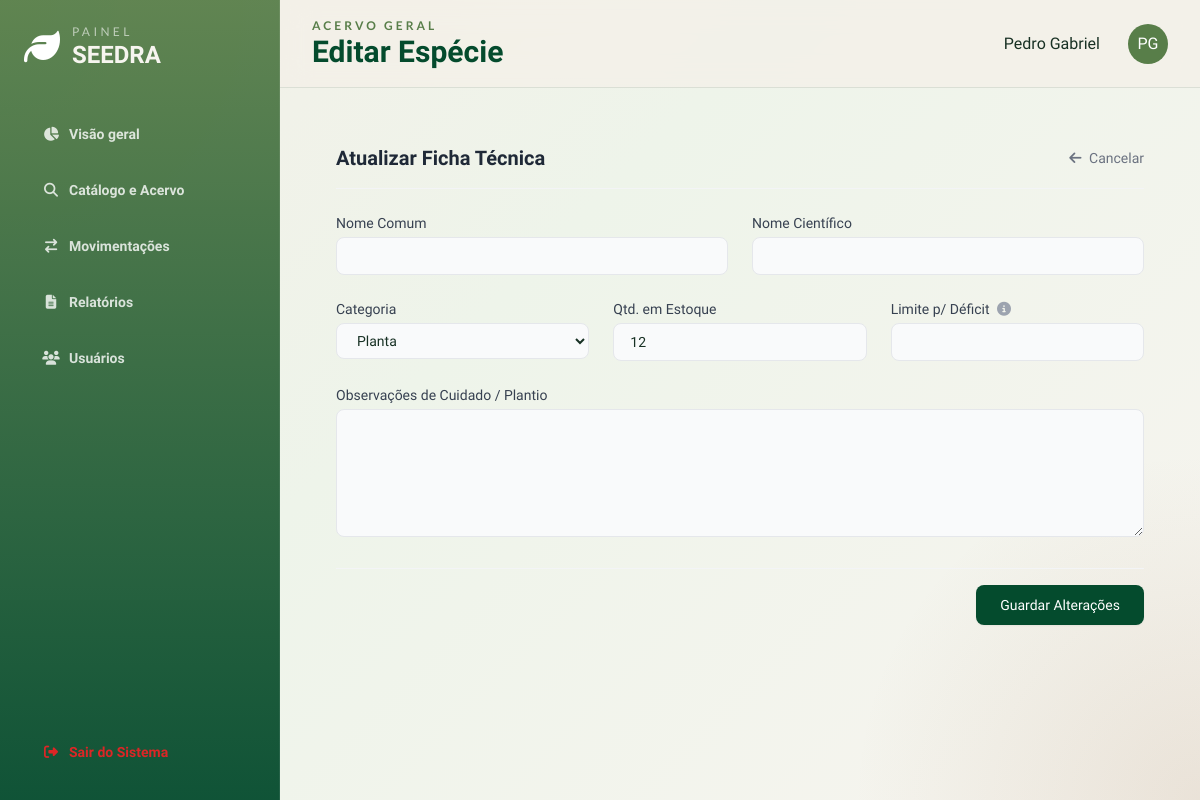
Page /catalogo/4/editar (signed in) on the committed database.
### models.py (models this page shows, shortened)
class Usuarios(db.Model, UserMixin):
    __tablename__ = 'usuarios'
    id = db.Column(db.Integer, primary_key = True)
    nome = db.Column(db.String(50), nullable = False)
    email = db.Column(db.String(50), nullable = False, unique = True)
    senha = db.Column(db.String(), nullable = False)
    usuario_instituicoes = db.relationship('UsuarioInstituicoes', back_populates = 'usuarios')

class Item(db.Model):
    __tablename__= 'items'
    id = db.Column(db.Integer, primary_key = True)
    nome = db.Column(db.String(50), nullable = False, unique = True)
    quantidade = db.Column(db.Integer, nullable = False, default = 0)
    n_cientifico = db.Column(db.String(50), nullable = False , unique = True)
    categoria = db.Column(db.String(20), nullable = False)
    deficit_limit = db.Column(db.Integer, nullable = False, default = 0)
    obs = db.Column(db.Text)
    data_cadastro = db.Column(db.Date, nullable = False)
    movimentacoes = db.relationship('Movimentacao', back_populates = 'item', lazy = True)

### app.py (the view, shortened to what this page needs)
@app.route('/catalogo/<int:id>/editar', methods=['GET', 'POST'])
@login_required
def editar_item(id):
    item = Item.query.get_or_404(id)
    return render_template('editar_item.html', item=item)

### app.py (called while the page is built)
@login_manager.user_loader
def load_user(user_id):
    return Usuarios.query.get(int(user_id))

### controllers/login.py (called while the page is built)
def login_required(f):
  @wraps(f)
  def decorated_function(*args, **kwargs):
      if 'usuarios_id' not in session:
         flash("Faça login primeiro!", 'erro')
         return redirect(url_for('login.login'))
      return f(*args, **kwargs)
  return decorated_function

### templates/editar_item.html (shortened to what this page needs)
{% extends 'base.html' %}
{% block header_subtitle %}Acervo Geral{% endblock %}
{% block header_title %}Editar Espécie{% endblock %}
{% block content %}
<div class="max-w-4xl mx-auto clean-card p-8">
    <div class="flex justify-between items-center border-b border-gray-100 pb-4 mb-6">
        <h3 class="text-xl font-bold text-gray-800">Atualizar Ficha Técnica</h3>
        <a href="{{ url_for('detalhes_item', id=item.id) }}" class="text-sm font-medium text-gray-500 hover:text-gray-700 transition-colors">
            <i class="fa-solid fa-arrow-left mr-1"></i> Cancelar
        </a>
    </div>
    <form action="{{ url_for('editar_item', id=item.id) }}" method="POST" class="space-y-6">
        <div class="grid grid-cols-1 md:grid-cols-2 gap-6">
            <div>
                <label class="block text-sm font-medium text-gray-700 mb-1">Nome Comum</label>
                <input type="text" name="nome_comum" value="{{ item.nome_comum }}" required
                    class="w-full px-4 py-2 bg-gray-50 border border-gray-200 rounded-lg focus:bg-white focus:ring-2 focus:ring-seedra-leafLight focus:border-transparent outline-none transition-all text-sm" />
            </div>
            <div>
                <label class="block text-sm font-medium text-gray-700 mb-1">Nome Científico</label>
                <input type="text" name="nome_cientifico" value="{{ item.nome_cientifico }}" required
                    class="w-full px-4 py-2 bg-gray-50 border border-gray-200 rounded-lg focus:bg-white focus:ring-2 focus:ring-seedra-leafLight focus:border-transparent outline-none transition-all text-sm italic" />
            </div>
        </div>
        <div class="grid grid-cols-1 md:grid-cols-3 gap-6">
            <div>
                <label class="block text-sm font-medium text-gray-700 mb-1">Categoria</label>
                <select name="categoria" required class="w-full px-4 py-2 bg-gray-50 border border-gray-200 rounded-lg focus:bg-white focus:ring-2 focus:ring-seedra-leafLight focus:border-transparent outline-none transition-all text-sm">
                    <option value="Planta" {% if item.categoria == 'Planta' %}selected{% endif %}>Planta</option>
                </select>
            </div>
            <div>
                <label class="block text-sm font-medium text-gray-700 mb-1">Qtd. em Estoque</label>
                <input type="number" name="quantidade" min="0" value="{{ item.quantidade }}" required
                    class="w-full px-4 py-2 bg-gray-50 border border-gray-200 rounded-lg focus:bg-white focus:ring-2 focus:ring-seedra-leafLight focus:border-transparent outline-none transition-all text-sm" />
            </div>
            <div>
                <label class="block text-sm font-medium text-gray-700 mb-1">
                    Limite p/ Déficit
                    <i class="fa-solid fa-circle-info text-gray-400 ml-1" title="Abaixo deste valor, o sistema emitirá alerta"></i>
                </label>
                <input type="number" name="limite_deficit" min="1" value="{{ item.limite_deficit }}" required
                    class="w-full px-4 py-2 bg-gray-50 border border-gray-200 rounded-lg focus:bg-white focus:ring-2 focus:ring-seedra-leafLight focus:border-transparent outline-none transition-all text-sm" />
            </div>
        </div>
        <div>
            <label class="block text-sm font-medium text-gray-700 mb-1">Observações de Cuidado / Plantio</label>
            <textarea name="observacoes" class="w-full px-4 py-2 bg-gray-50 border border-gray-200 rounded-lg focus:bg-white focus:ring-2 focus:ring-seedra-leafLight focus:border-transparent outline-none transition-all text-sm h-32">{{ item.observacoes }}</textarea>
        </div>
        <div class="pt-4 flex justify-end gap-3 border-t border-gray-100">
            <button type="submit" class="px-6 py-2.5 bg-seedra-leafDark hover:bg-seedra-leafMid text-white text-sm font-medium rounded-lg transition-colors shadow-sm">
                Guardar Alterações
            </button>
        </div>
    </form>
</div>
{% endblock %}

### templates/base.html (shortened to what this page needs)
<!DOCTYPE html>
<html lang="pt-BR" data-theme="light">
<head>
  <link rel="stylesheet" href="/static/css/style.css" />
  <script src="/static/js/tailwind.config.js" defer></script>
  <script src="https://cdn.tailwindcss.com"></script>
  <link href="https://cdn.jsdelivr.net/npm/daisyui@4.12.10/dist/full.min.css" rel="stylesheet" type="text/css" />
  <link rel="stylesheet" href="https://cdnjs.cloudflare.com/ajax/libs/font-awesome/6.4.0/css/all.min.css">
</head>
<body class="font-sans">
  <div class="dashboard-shell">
    <aside class="sidebar p-5 lg:p-6 flex flex-col gap-6">
      <div class="flex items-center gap-3">
        <i class="fa-solid fa-leaf text-4xl text-white"></i>
        <div>
          <p class="text-xs uppercase tracking-[0.28em] text-white/60 font-lato">Painel</p>
          <h1 class="text-2xl font-extrabold leading-tight">SEEDRA</h1>
        </div>
      </div>
      {% block nav %}
        <nav class="space-y-2 mt-4">
          <a href="{{ url_for('dashboard') }}" class="btn btn-block justify-start  hover:bg-white/20 hover:text-white  rounded-2xl {{ 'text-seedra-leafDark border-white/10 bg-white/14' if page_id =='visao' else 'btn-ghost text-white/80 hover:bg-white/10' }}"><i class="fa-solid fa-chart-pie w-5"></i> Visão geral</a>
          <a href="{{ url_for('catalogo') }}" class="btn btn-block justify-start  hover:bg-white/20 hover:text-white  rounded-2xl {{ 'text-seedra-leafDark border-white/10 bg-white/14' if page_id =='catalogo' else 'btn-ghost text-white/80 hover:bg-white/10' }}"><i class="fa-solid fa-magnifying-glass w-5"></i>Catálogo e Acervo</a>
          <a href="{{ url_for('movimentacao') }}" class="btn btn-block justify-start  hover:bg-white/20 hover:text-white  rounded-2xl {{ 'text-seedra-leafDark border-white/10 bg-white/14' if page_id =='movimentacoes' else 'btn-ghost text-white/80 hover:bg-white/10' }}"><i class="fa-solid fa-arrow-right-arrow-left w-5"></i>Movimentações</a>
          <a href="{{ url_for('relatorios') }}" class="btn btn-block justify-start  hover:bg-white/20 hover:text-white  rounded-2xl {{ 'text-seedra-leafDark border-white/10 bg-white/14' if page_id =='relatorios' else 'btn-ghost text-white/80 hover:bg-white/10' }}"><i class="fa-solid fa-file-lines w-5"></i>Relatórios</a>
          <a href="{{ url_for('usuarios') }}" class="btn btn-block justify-start  hover:bg-white/20 hover:text-white  rounded-2xl {{ 'text-seedra-leafDark border-white/10 bg-white/14' if page_id =='usuarios' else 'btn-ghost text-white/80 hover:bg-white/10' }}"><i class="fa-solid fa-users w-5"></i>Usuários</a>
        </nav>
      {% endblock %}
      <div class="mt-auto">
        <a href="{{ url_for('logout') }}" class="btn btn-block justify-start btn-ghost text-red-600  hover:scale-110  hover:bg-transparent rounded-2xl"><i class="fa-solid fa-right-from-bracket w-5"></i> Sair do Sistema</a>
      </div>
    </aside>
    <header class="topbar px-5 lg:px-8 flex items-center justify-between gap-4">
      <div>
        <p class="text-xs uppercase tracking-[0.25em] text-seedra-leafMid font-semibold font-lato">{% block header_subtitle %}SEEDRA{% endblock %}</p>
        <h2 class="text-2xl md:text-3xl font-extrabold text-seedra-leafDark">{% block header_title %}Painel de Controle{% endblock %}</h2>
      </div>
      <div class="flex items-center gap-3">
        <span>{% if current_user.is_authenticated %}{{current_user.nome}} {% endif %}</span>
        <div class="avatar placeholder ml-4">
          <div class="bg-seedra-leafMid text-white rounded-full w-10">
            <span>PG</span>
          </div>
        </div>
      </div>
    </header>
    <main class="main">
      {% block content %}
      {% endblock %}
    </main>
  </div>
</body>
</html>

### static/css/style.css (style rules this page uses)
:root { --leaf-dark: #044b2d; --leaf-mid: #587e49; --leaf-light: #78b863; --seed-brown: #9a774c; --seed-sand: #ddd1ae; --seed-mist: #d9d6cc; --deep-forest: #001500; --stone: #888784; --cloud: #d9d9d9; --surface: rgba(249, 248, 243, 0.78); --surface-strong: rgba(255, 252, 246, 0.9); --line: rgba(4, 75, 45, 0.10); }
html, body { height: 100%; overflow: hidden; scroll-behavior: smooth; }
body { font-family: 'Balsamiq Sans', sans-serif; background: radial-gradient(circle at top left, rgba(120,184,99,0.18), transparent 20%), radial-gradient(circle at bottom right, rgba(154,119,76,0.14), transparent 24%), linear-gradient(135deg, #f4f0e8 0%, #eef4ea 40%, #f7f4ef 100%); color: #183124; }
.dashboard-shell { display: grid; grid-template-columns: 280px 1fr; grid-template-rows: 88px 1fr; height: 100dvh; }
.sidebar { grid-row: 1 / -1; overflow-y: auto; background: linear-gradient(180deg, rgba(88,126,73,0.94), rgba(4,75,45,0.95)); color: #f7f5ef; border-right: 1px solid rgba(255,255,255,0.08); }
.topbar { grid-column: 2; position: sticky; top: 0; z-index: 10; background: rgba(244, 240, 232, 0.78); backdrop-filter: blur(14px); border-bottom: 1px solid var(--line); }
.main { grid-column: 2; overflow-y: auto; padding: 1.5rem; }

### rows in the picture
Usuarios: nome "Pedro Gabriel"
Item: categoria "Planta", quantidade "12"
